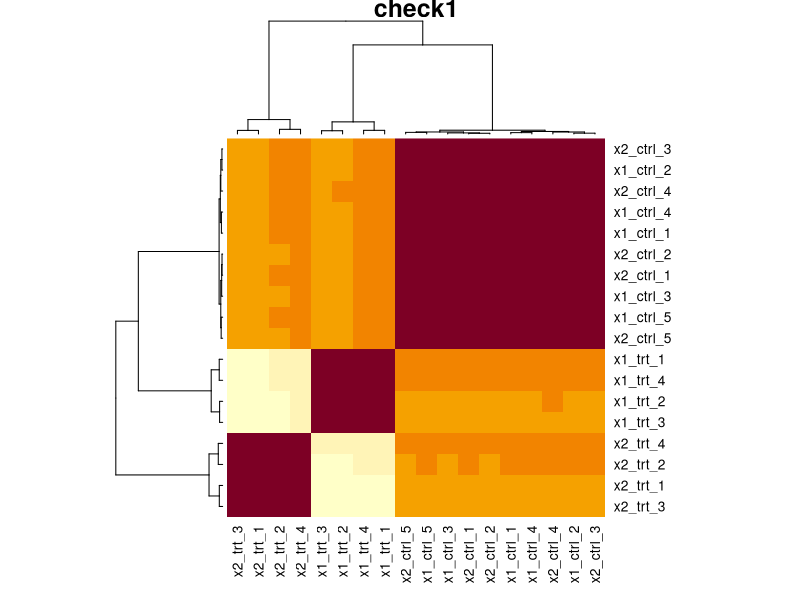
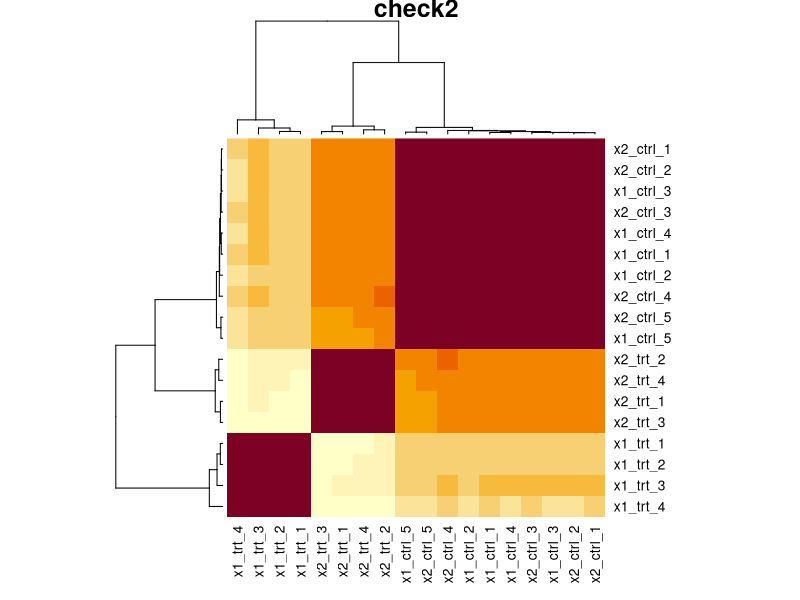
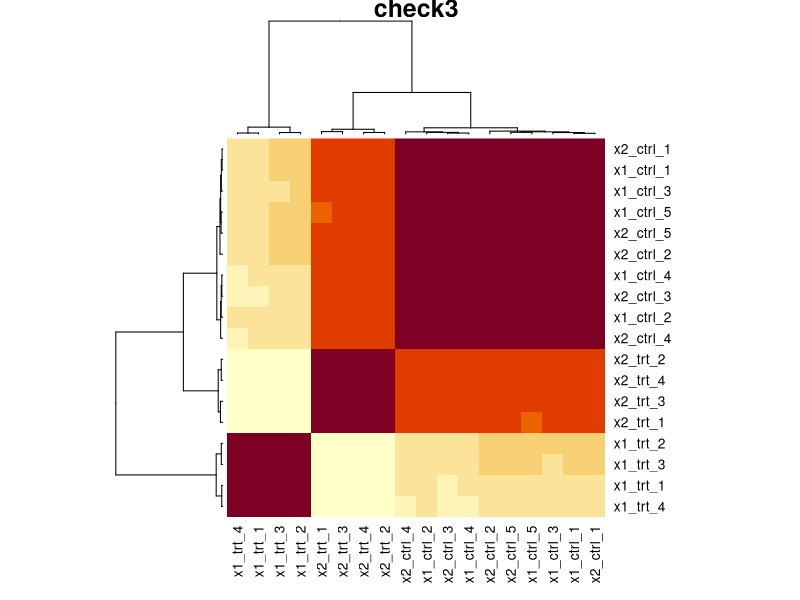

The R source for these figures, in order: (Note: this script raises an error after producing the figures.)
library(edgeR)
library(tidyverse)
library(parallel)

#a is orig expression data
a<-read.table("start_data/ERR2539161/ERR2539161.se.tsv")

########################################
# simulate some gene exression data
########################################
#inputs=(a,N_REPS,SUM_COUNT,
simrna<-function(a,N_REPS,SUM_COUNT,VARIANCE,FRAC_DE,FC) {


N_REPS=5 ; SUM_COUNT=10000000 ; VARIANCE=0.1 ; FRAC_DE=0.1 ; FC=3
df = NULL
for (k in paste0("data",1:(N_REPS*2)))  {
        b<-thinCounts(a,target.size=SUM_COUNT)
        colnames(b)=k
        df = cbind(df,b)
     }
#Number of differential genes
NDIF=round(nrow(df)*FRAC_DE)

if (VARIANCE>0) {
  #create some random values centred around 1 with some% error
  rand<-matrix(log2(rnorm(nrow(a)*N_REPS*2 , 2, VARIANCE)),ncol=N_REPS*2)
  #incorporate the noise
  df<-round(df*rand)
  #set any negative counts to zero
  df<-apply(df, 2, function(x) {ifelse(x < 0, 0, x)})
} 

if (NDIF>0) {
  message("prep fold changes")
  #Make even
  if ( NDIF%%2==1 ) { print("odd") ; NDIF=NDIF-1 }
  #sample DE genes
  DE_LIST<-sample(rownames(df) , NDIF)
  #split list in half
  UP_DE<-sample(DE_LIST,length(DE_LIST)/2)
  DN_DE<-setdiff(DE_LIST,UP_DE)
  #reformat as df and add fold change
  UP_DE<-as.data.frame(UP_DE)
  UP_DE$V1<-2^FC
  colnames(UP_DE)=c("Gene","FC")
  DN_DE<-as.data.frame(DN_DE)
  DN_DE$V1<-2^-FC
  colnames(DN_DE)=c("Gene","FC")
  ALL_DE<-rbind(DN_DE,UP_DE)
  #Go back to list for downstream work
  UP_DE<-UP_DE$Gene
  DN_DE<-DN_DE$Gene
  message("incorporate changes")
  df2<-merge(df,ALL_DE,by.x=0,by.y="Gene",all.x=T)
  df2[is.na(df2)] <- 1
  rownames(df2)<-df2$Row.names
  df2$Row.names=NULL
} else {
  df2<-as.data.frame( df )
  df2$FC<- 1
  UP_DE=NULL
  DN_DE=NULL
}
ODD_COLS=(2:(ncol(df2)-1))[c(TRUE,FALSE)]
EVEN_COLS=(2:(ncol(df2)-1))[c(FALSE,TRUE)]
controls<-df2[,ODD_COLS]
colnames(controls)=paste0( "ctrl_" ,1:ncol(controls) )
treatments<-round(df2[,EVEN_COLS]*df2$FC)
colnames(treatments)=paste0( "trt_" ,1:ncol(treatments) )
x<-cbind(controls,treatments)
rownames(x)=rownames(df2)
#filter out genes that are not expressed
x<- x[which(rowSums(x)/ncol(x)>10),]
UP_DE<-intersect(UP_DE,rownames(x))
DN_DE<-intersect(DN_DE,rownames(x))
xx <- list("x" = x, "UP_DE" = UP_DE, "DN_DE" = DN_DE )

xx
}
#simrna(a,N_REPS,SUM_COUNT,VARIANCE,FRAC_DE,FC)
#working examples
#xx<-simrna(a,5,10000000,0.2,20)  
#xxx<-lapply(list(a,a,a), simrna, 5, 10000000, 0.2, 20)
#xxx<-replicate(2,simrna(a,5,10000000,0.2,20))

#Thanks Gray Calhoun gcalhoun@iastate.edu for the following function
RepParallel <- function(n, expr, simplify = "array",...) {
      answer <-
        mclapply(integer(n), eval.parent(substitute(function(...) expr)),...)
      if (!identical(simplify, FALSE) && length(answer)) 
        return(simplify2array(answer, higher = (simplify == "array")))
      else return(answer)
    }
#xxx<-RepParallel(10,simrna(a,5,10000000,0.2,20), simplify=F, mc.cores = detectCores() )

#################################################
# define edgeR function
##################################################
edger<-function(y) {
res=NULL
label="simulate"
samplesheet<-as.data.frame(colnames(y))
colnames(samplesheet)="sample"
samplesheet$trt<-as.numeric(grepl("trt",colnames(y)))
design<-model.matrix(~samplesheet$trt)
rownames(design)=samplesheet$sample
y<-y[which(rowSums(y)/ncol(y)>=(10)),]
z<-DGEList(counts=y)
z<-calcNormFactors(z)
z<-estimateDisp(z, design,robust=TRUE,prior.df=1)
fit<-glmFit(z, design)
lrt<-glmLRT(fit)
dge<-as.data.frame(topTags(lrt,n=Inf))
dge$dispersion<-lrt$dispersion
dge<-merge(dge,lrt$fitted.values,by='row.names')
rownames(dge)=dge$Row.names
dge$Row.names=NULL
dge<-merge(dge,z$counts,by='row.names')
dge<-dge[order(dge$PValue),]
dge2<-subset(dge,FDR<0.05)

up_de<-dge2[which(dge2$logFC>1),1]
dn_de<-dge2[which(dge2$logFC<1),1]

res <- list("dge" = dge, "up_de" = up_de, "dn_de" = dn_de)
res
}

##################################
# aggregate script
##################################
agg_edger<-function(a,N_REPS,SUM_COUNT,VARIANCE,FRAC_DE,FC,SIMS) {
#N_REPS=5 ; SUM_COUNT=10000000 ; VARIANCE=0.3 ; FRAC_DE=0.2 ; FC=1 ; SIMS=10
xxx<-RepParallel(SIMS,simrna(a,N_REPS,SUM_COUNT,VARIANCE,FRAC_DE,FC), simplify=F, mc.cores = detectCores() )
dge<-mclapply( sapply(xxx,"[",1) , edger, mc.cores = detectCores() )
ups<-sapply(xxx,"[",2)
dns<-sapply(xxx,"[",3)
ups_edger<-sapply(dge,"[",2)
dns_edger<-sapply(dge,"[",3)
true_pos_up<-as.numeric(mapply( function(x,y) length(intersect(x,y)) , ups ,  ups_edger ))
true_pos_dn<-as.numeric(mapply( function(x,y) length(intersect(x,y)) , dns ,  dns_edger ))
true_pos<-true_pos_up+true_pos_dn
false_pos_up<-as.numeric(mapply( function(x,y) length(setdiff(x,y)) , ups_edger ,  ups ))
false_pos_dn<-as.numeric(mapply( function(x,y) length(setdiff(x,y)) , dns_edger , dns ))
false_pos<-false_pos_up+false_pos_dn
false_neg_up<-as.numeric(mapply( function(x,y) length(setdiff(x,y)) , ups ,  ups_edger ))
false_neg_dn<-as.numeric(mapply( function(x,y) length(setdiff(x,y)) , dns ,  dns_edger ))
false_neg<-false_neg_up+false_neg_dn
nrows<-as.numeric(lapply( sapply(xxx,"[",1 ), nrow))
true_neg<-nrows-(true_pos+false_pos+false_neg)
edger_res<-cbind(true_pos,false_pos,true_neg,false_neg)
edger_res
}
#res1<-agg_edger(a,N_REPS,SUM_COUNT,VARIANCE,FRAC_DE,FC,SIMS)


#sanity checks
pdf(file="sanity_check.pdf")
x1<-simrna(a,5,10000000,0,0,0)
colnames(x1$x)<-paste("x1",colnames(x1$x),sep="_")
x2<-simrna(a,5,10000000,1,0,0)
colnames(x2$x)<-paste("x2",colnames(x2$x),sep="_")
xx<-merge(x1$x,x2$x,by=0)
heatmap(cor(xx[,2:ncol(xx)]),scale="none",main="check1")

x1<-simrna(a,5,10000000,0,0,0)
colnames(x1$x)<-paste("x1",colnames(x1$x),sep="_")
x2<-simrna(a,5,10000000,0,0.1,1)
colnames(x2$x)<-paste("x2",colnames(x2$x),sep="_")
xx<-merge(x1$x,x2$x,by=0)
heatmap(cor(xx[,2:ncol(xx)]),scale="none",main="check2")

x1<-simrna(a,5,10000000,0,0,0)
colnames(x1$x)<-paste("x1",colnames(x1$x),sep="_")
x2<-simrna(a,5,10000000,1,0.1,1)
colnames(x2$x)<-paste("x2",colnames(x2$x),sep="_")
xx<-merge(x1$x,x2$x,by=0)
heatmap(cor(xx[,2:ncol(xx)]),scale="none",main="check3")
dev.off()

###############################################
# 10M reads
###############################################
# No DE just adding noise
res0<-agg_edger(a,5,10000000,0,   0,0,10)
res1<-agg_edger(a,5,10000000,0.2, 0,0,10)
res2<-agg_edger(a,5,10000000,0.4, 0,0,10)
res3<-agg_edger(a,5,10000000,0.6, 0,0,10)
res4<-agg_edger(a,5,10000000,0.8, 0,0,10)
res5<-agg_edger(a,5,10000000,1,   0,0,10)
res6<-agg_edger(a,5,10000000,1.5, 0,0,10)
res7<-agg_edger(a,5,10000000,2,   0,0,10)
res <- list("v0"=res0,"v0.2"=res1,"v0.4"=res2,"v0.6"=res3,"v0.8"=res4,"v1"=res5,"v1.5"=res6,"v2"=res7)
#lapply( res_0de , colMeans)
smm<-t(matrix(unlist(lapply( res , colMeans)),nrow=4))
colnames(smm)=c("true_pos","false_pos","true_neg","false_neg")
rownames(smm)=c("v0","v0.2","v0.4","v0.6","v0.8","v1","v1.5","v2")
smm<-as.data.frame(smm)
smm$p<-smm$true_pos/(smm$true_pos+smm$false_pos)
smm$r<-smm$true_pos/(smm$true_pos+smm$false_neg)
smm$f<-2*smm$p*smm$r/(smm$p+smm$r)
smm_0de<-smm

res0<-agg_edger(a,5,10000000,0,   0.05,1,10)
res1<-agg_edger(a,5,10000000,0.2, 0.05,1,10)
res2<-agg_edger(a,5,10000000,0.4, 0.05,1,10)
res3<-agg_edger(a,5,10000000,0.6, 0.05,1,10)
res4<-agg_edger(a,5,10000000,0.8, 0.05,1,10)
res5<-agg_edger(a,5,10000000,1,   0.05,1,10)
res6<-agg_edger(a,5,10000000,1.5, 0.05,1,10)
res7<-agg_edger(a,5,10000000,2,   0.05,1,10)
res <- list("v0"=res0,"v0.2"=res1,"v0.4"=res2,"v0.6"=res3,"v0.8"=res4,"v1"=res5,"v1.5"=res6,"v2"=res7)
#lapply( res_0de , colMeans)
smm<-t(matrix(unlist(lapply( res , colMeans)),nrow=4))
colnames(smm)=c("true_pos","false_pos","true_neg","false_neg")
rownames(smm)=c("v0","v0.2","v0.4","v0.6","v0.8","v1","v1.5","v2")
smm<-as.data.frame(smm)
smm$p<-smm$true_pos/(smm$true_pos+smm$false_pos)
smm$r<-smm$true_pos/(smm$true_pos+smm$false_neg)
smm$f<-2*smm$p*smm$r/(smm$p+smm$r)
smm_1de<-smm

res0<-agg_edger(a,5,10000000,0,   0.1,1,10)
res1<-agg_edger(a,5,10000000,0.2, 0.1,1,10)
res2<-agg_edger(a,5,10000000,0.4, 0.1,1,10)
res3<-agg_edger(a,5,10000000,0.6, 0.1,1,10)
res4<-agg_edger(a,5,10000000,0.8, 0.1,1,10)
res5<-agg_edger(a,5,10000000,1,   0.1,1,10)
res6<-agg_edger(a,5,10000000,1.5, 0.1,1,10)
res7<-agg_edger(a,5,10000000,2,   0.1,1,10)
res <- list("v0"=res0,"v0.2"=res1,"v0.4"=res2,"v0.6"=res3,"v0.8"=res4,"v1"=res5,"v1.5"=res6,"v2"=res7)
#lapply( res_0de , colMeans)
smm<-t(matrix(unlist(lapply( res , colMeans)),nrow=4))
colnames(smm)=c("true_pos","false_pos","true_neg","false_neg")
rownames(smm)=c("v0","v0.2","v0.4","v0.6","v0.8","v1","v1.5","v2")
smm<-as.data.frame(smm)
smm$p<-smm$true_pos/(smm$true_pos+smm$false_pos)
smm$r<-smm$true_pos/(smm$true_pos+smm$false_neg)
smm$f<-2*smm$p*smm$r/(smm$p+smm$r)
smm_2de<-smm

res0<-agg_edger(a,5,10000000,0,   0.25,1,10)
res1<-agg_edger(a,5,10000000,0.2, 0.25,1,10)
res2<-agg_edger(a,5,10000000,0.4, 0.25,1,10)
res3<-agg_edger(a,5,10000000,0.6, 0.25,1,10)
res4<-agg_edger(a,5,10000000,0.8, 0.25,1,10)
res5<-agg_edger(a,5,10000000,1,   0.25,1,10)
res6<-agg_edger(a,5,10000000,1.5, 0.25,1,10)
res7<-agg_edger(a,5,10000000,2,   0.25,1,10)
res <- list("v0"=res0,"v0.2"=res1,"v0.4"=res2,"v0.6"=res3,"v0.8"=res4,"v1"=res5,"v1.5"=res6,"v2"=res7)
#lapply( res_0de , colMeans)
smm<-t(matrix(unlist(lapply( res , colMeans)),nrow=4))
colnames(smm)=c("true_pos","false_pos","true_neg","false_neg")
rownames(smm)=c("v0","v0.2","v0.4","v0.6","v0.8","v1","v1.5","v2")
smm<-as.data.frame(smm)
smm$p<-smm$true_pos/(smm$true_pos+smm$false_pos)
smm$r<-smm$true_pos/(smm$true_pos+smm$false_neg)
smm$f<-2*smm$p*smm$r/(smm$p+smm$r)
smm_3de<-smm

pdf(file="10Mreads.pdf")
par(mfrow=c(2,4))

barplot(prop.table(as.matrix(t(apply(smm_0de[,1:4],2,rev))),2),las=1,
 ylab="Added noise",horiz=T,xlab="Gene proportion",main="10M reads no DGEs",
 legend.text = TRUE,args.legend=list(x="topright",bty="n",inset=c(-0.05, 0)))

barplot(prop.table(as.matrix(t(apply(smm_1de[,1:4],2,rev))),2),las=1,
 ylab="Added noise",horiz=T,xlab="Gene proportion",main="10M reads 5% DGEs",
 legend.text = FALSE,args.legend=list(x="topright",bty="n",inset=c(-0.05, 0)))

barplot(prop.table(as.matrix(t(apply(smm_2de[,1:4],2,rev))),2),las=1,
 ylab="Added noise",horiz=T,xlab="Gene proportion",main="10M reads 10% DGEs",
 legend.text = FALSE,args.legend=list(x="topright",bty="n",inset=c(-0.05, 0)))

barplot(prop.table(as.matrix(t( apply(smm_3de[,1:4],2,rev) )),2),las=1,
 ylab="Added noise",horiz=T,xlab="Gene proportion",main="10M reads 25% DGEs",
 legend.text = FALSE,args.legend=list(x="topright",bty="n",inset=c(-0.05, 0)))

dotchart(rev(smm_0de$f),pch=19,labels=rev(rownames(smm)),xlim=c(0,1),main="10M reads no DGEs")
legend("topright", pch = c(19,19,19), col = c("black", "red", "blue"),legend = c("F1","p","r"))
points(rev(smm_0de$p),1:8,pch=19,col="red")
points(rev(smm_0de$r),1:8,pch=19,col="blue")
points(rev(smm$f),1:8,pch=19,col="black")

dotchart(rev(smm_1de$f),pch=19,labels=rev(rownames(smm)),xlim=c(0,1),main="10M reads 5% DGEs")
#legend("topright", pch = c(19,19,19), col = c("black", "red", "blue"),legend = c("F1","p","r"))
points(rev(smm_1de$p),1:8,pch=19,col="red")
points(rev(smm_1de$r),1:8,pch=19,col="blue")
points(rev(smm$f),1:8,pch=19,col="black")

dotchart(rev(smm_2de$f),pch=19,labels=rev(rownames(smm)),xlim=c(0,1),main="10M reads 10% DGEs")
#legend("topright", pch = c(19,19,19), col = c("black", "red", "blue"),legend = c("F1","p","r"))
points(rev(smm_2de$p),1:8,pch=19,col="red")
points(rev(smm_2de$r),1:8,pch=19,col="blue")
points(rev(smm_2de$f),1:8,pch=19,col="black")

dotchart(rev(smm_3de$f),pch=19,labels=rev(rownames(smm)),xlim=c(0,1),main="10M reads 25% DGEs")
#legend("topright", pch = c(19,19,19), col = c("black", "red", "blue"),legend = c("F1","p","r"))
points(rev(smm_3de$p),1:8,pch=19,col="red")
points(rev(smm_3de$r),1:8,pch=19,col="blue")
points(rev(smm_3de$f),1:8,pch=19,col="black")

dev.off()

###############################################
# 100M reads
###############################################

# No DE just adding noise
res0<-agg_edger(a,5,100000000,0,   0,0,10)
res1<-agg_edger(a,5,100000000,0.2, 0,0,10)
res2<-agg_edger(a,5,100000000,0.4, 0,0,10)
res3<-agg_edger(a,5,100000000,0.6, 0,0,10)
res4<-agg_edger(a,5,100000000,0.8, 0,0,10)
res5<-agg_edger(a,5,100000000,1,   0,0,10)
res6<-agg_edger(a,5,100000000,1.5, 0,0,10)
res7<-agg_edger(a,5,100000000,2,   0,0,10)
res <- list("v0"=res0,"v0.2"=res1,"v0.4"=res2,"v0.6"=res3,"v0.8"=res4,"v1"=res5,"v1.5"=res6,"v2"=res7)
#lapply( res_0de , colMeans)
smm<-t(matrix(unlist(lapply( res , colMeans)),nrow=4))
colnames(smm)=c("true_pos","false_pos","true_neg","false_neg")
rownames(smm)=c("v0","v0.2","v0.4","v0.6","v0.8","v1","v1.5","v2")
smm<-as.data.frame(smm)
smm$p<-smm$true_pos/(smm$true_pos+smm$false_pos)
smm$r<-smm$true_pos/(smm$true_pos+smm$false_neg)
smm$f<-2*smm$p*smm$r/(smm$p+smm$r)
smm_0de<-smm

res0<-agg_edger(a,5,100000000,0,   0.05,1,10)
res1<-agg_edger(a,5,100000000,0.2, 0.05,1,10)
res2<-agg_edger(a,5,100000000,0.4, 0.05,1,10)
res3<-agg_edger(a,5,100000000,0.6, 0.05,1,10)
res4<-agg_edger(a,5,100000000,0.8, 0.05,1,10)
res5<-agg_edger(a,5,100000000,1,   0.05,1,10)
res6<-agg_edger(a,5,100000000,1.5, 0.05,1,10)
res7<-agg_edger(a,5,100000000,2,   0.05,1,10)
res <- list("v0"=res0,"v0.2"=res1,"v0.4"=res2,"v0.6"=res3,"v0.8"=res4,"v1"=res5,"v1.5"=res6,"v2"=res7)
smm<-t(matrix(unlist(lapply( res , colMeans)),nrow=4))
colnames(smm)=c("true_pos","false_pos","true_neg","false_neg")
rownames(smm)=c("v0","v0.2","v0.4","v0.6","v0.8","v1","v1.5","v2")
smm<-as.data.frame(smm)
smm$p<-smm$true_pos/(smm$true_pos+smm$false_pos)
smm$r<-smm$true_pos/(smm$true_pos+smm$false_neg)
smm$f<-2*smm$p*smm$r/(smm$p+smm$r)
smm_1de<-smm

res0<-agg_edger(a,5,100000000,0,   0.1,1,10)
res1<-agg_edger(a,5,100000000,0.2, 0.1,1,10)
res2<-agg_edger(a,5,100000000,0.4, 0.1,1,10)
res3<-agg_edger(a,5,100000000,0.6, 0.1,1,10)
res4<-agg_edger(a,5,100000000,0.8, 0.1,1,10)
res5<-agg_edger(a,5,100000000,1,   0.1,1,10)
res6<-agg_edger(a,5,100000000,1.5, 0.1,1,10)
res7<-agg_edger(a,5,100000000,2,   0.1,1,10)
res <- list("v0"=res0,"v0.2"=res1,"v0.4"=res2,"v0.6"=res3,"v0.8"=res4,"v1"=res5,"v1.5"=res6,"v2"=res7)
smm<-t(matrix(unlist(lapply( res , colMeans)),nrow=4))
colnames(smm)=c("true_pos","false_pos","true_neg","false_neg")
rownames(smm)=c("v0","v0.2","v0.4","v0.6","v0.8","v1","v1.5","v2")
smm<-as.data.frame(smm)
smm$p<-smm$true_pos/(smm$true_pos+smm$false_pos)
smm$r<-smm$true_pos/(smm$true_pos+smm$false_neg)
smm$f<-2*smm$p*smm$r/(smm$p+smm$r)
smm_2de<-smm

res0<-agg_edger(a,5,100000000,0,   0.25,1,10)
res1<-agg_edger(a,5,100000000,0.2, 0.25,1,10)
res2<-agg_edger(a,5,100000000,0.4, 0.25,1,10)
res3<-agg_edger(a,5,100000000,0.6, 0.25,1,10)
res4<-agg_edger(a,5,100000000,0.8, 0.25,1,10)
res5<-agg_edger(a,5,100000000,1,   0.25,1,10)
res6<-agg_edger(a,5,100000000,1.5, 0.25,1,10)
res7<-agg_edger(a,5,100000000,2,   0.25,1,10)
res <- list("v0"=res0,"v0.2"=res1,"v0.4"=res2,"v0.6"=res3,"v0.8"=res4,"v1"=res5,"v1.5"=res6,"v2"=res7)
smm<-t(matrix(unlist(lapply( res , colMeans)),nrow=4))
colnames(smm)=c("true_pos","false_pos","true_neg","false_neg")
rownames(smm)=c("v0","v0.2","v0.4","v0.6","v0.8","v1","v1.5","v2")
smm<-as.data.frame(smm)
smm$p<-smm$true_pos/(smm$true_pos+smm$false_pos)
smm$r<-smm$true_pos/(smm$true_pos+smm$false_neg)
smm$f<-2*smm$p*smm$r/(smm$p+smm$r)
smm_3de<-smm

pdf(file="100Mreads.pdf")
par(mfrow=c(2,4))

barplot(prop.table(as.matrix(t(apply(smm_0de[,1:4],2,rev))),2),las=1,
 ylab="Added noise",horiz=T,xlab="Gene proportion",main="100M reads no DGEs",
 legend.text = TRUE,args.legend=list(x="topright",bty="n",inset=c(-0.05, 0)))

barplot(prop.table(as.matrix(t(apply(smm_1de[,1:4],2,rev))),2),las=1,
 ylab="Added noise",horiz=T,xlab="Gene proportion",main="100M reads 5% DGEs",
 legend.text = FALSE,args.legend=list(x="topright",bty="n",inset=c(-0.05, 0)))


barplot(prop.table(as.matrix(t(apply(smm_2de[,1:4],2,rev))),2),las=1,
 ylab="Added noise",horiz=T,xlab="Gene proportion",main="100M reads 10% DGEs",
 legend.text = FALSE,args.legend=list(x="topright",bty="n",inset=c(-0.05, 0)))

barplot(prop.table(as.matrix(t( apply(smm_3de[,1:4],2,rev) )),2),las=1,
 ylab="Added noise",horiz=T,xlab="Gene proportion",main="100M reads 25% DGEs",
 legend.text = FALSE,args.legend=list(x="topright",bty="n",inset=c(-0.05, 0)))

dotchart(rev(smm_0de$f),pch=19,labels=rev(rownames(smm)),xlim=c(0,1),main="100M reads no DGEs")
legend("topright", pch = c(19,19,19), col = c("black", "red", "blue"),legend = c("F1","p","r"))
points(rev(smm_0de$p),1:8,pch=19,col="red")
points(rev(smm_0de$r),1:8,pch=19,col="blue")
points(rev(smm$f),1:8,pch=19,col="black")

dotchart(rev(smm_1de$f),pch=19,labels=rev(rownames(smm)),xlim=c(0,1),main="100M reads 5% DGEs")
#legend("topright", pch = c(19,19,19), col = c("black", "red", "blue"),legend = c("F1","p","r"))
points(rev(smm_1de$p),1:8,pch=19,col="red")
points(rev(smm_1de$r),1:8,pch=19,col="blue")
points(rev(smm$f),1:8,pch=19,col="black")

dotchart(rev(smm_2de$f),pch=19,labels=rev(rownames(smm)),xlim=c(0,1),main="100M reads 10% DGEs")
#legend("topright", pch = c(19,19,19), col = c("black", "red", "blue"),legend = c("F1","p","r"))
points(rev(smm_2de$p),1:8,pch=19,col="red")
points(rev(smm_2de$r),1:8,pch=19,col="blue")
points(rev(smm_2de$f),1:8,pch=19,col="black")

dotchart(rev(smm_3de$f),pch=19,labels=rev(rownames(smm)),xlim=c(0,1),main="100M reads 25% DGEs")
#legend("topright", pch = c(19,19,19), col = c("black", "red", "blue"),legend = c("F1","p","r"))
points(rev(smm_3de$p),1:8,pch=19,col="red")
points(rev(smm_3de$r),1:8,pch=19,col="blue")
points(rev(smm_3de$f),1:8,pch=19,col="black")

dev.off()

###############################################
# 366995911 reads
###############################################

# No DE just adding noise
res0<-agg_edger(a,5,366995911,0,   0,0,10)
res1<-agg_edger(a,5,366995911,0.2, 0,0,10)
res2<-agg_edger(a,5,366995911,0.4, 0,0,10)
res3<-agg_edger(a,5,366995911,0.6, 0,0,10)
res4<-agg_edger(a,5,366995911,0.8, 0,0,10)
res5<-agg_edger(a,5,366995911,1,   0,0,10)
res6<-agg_edger(a,5,366995911,1.5, 0,0,10)
res7<-agg_edger(a,5,366995911,2,   0,0,10)
res <- list("v0"=res0,"v0.2"=res1,"v0.4"=res2,"v0.6"=res3,"v0.8"=res4,"v1"=res5,"v1.5"=res6,"v2"=res7)
#lapply( res_0de , colMeans)
smm<-t(matrix(unlist(lapply( res , colMeans)),nrow=4))
colnames(smm)=c("true_pos","false_pos","true_neg","false_neg")
rownames(smm)=c("v0","v0.2","v0.4","v0.6","v0.8","v1","v1.5","v2")
smm<-as.data.frame(smm)
smm$p<-smm$true_pos/(smm$true_pos+smm$false_pos)
smm$r<-smm$true_pos/(smm$true_pos+smm$false_neg)
smm$f<-2*smm$p*smm$r/(smm$p+smm$r)
smm_0de<-smm

res0<-agg_edger(a,5,366995911,0,   0.05,1,10)
res1<-agg_edger(a,5,366995911,0.2, 0.05,1,10)
res2<-agg_edger(a,5,366995911,0.4, 0.05,1,10)
res3<-agg_edger(a,5,366995911,0.6, 0.05,1,10)
res4<-agg_edger(a,5,366995911,0.8, 0.05,1,10)
res5<-agg_edger(a,5,366995911,1,   0.05,1,10)
res6<-agg_edger(a,5,366995911,1.5, 0.05,1,10)
res7<-agg_edger(a,5,366995911,2,   0.05,1,10)
res <- list("v0"=res0,"v0.2"=res1,"v0.4"=res2,"v0.6"=res3,"v0.8"=res4,"v1"=res5,"v1.5"=res6,"v2"=res7)
smm<-t(matrix(unlist(lapply( res , colMeans)),nrow=4))
colnames(smm)=c("true_pos","false_pos","true_neg","false_neg")
rownames(smm)=c("v0","v0.2","v0.4","v0.6","v0.8","v1","v1.5","v2")
smm<-as.data.frame(smm)
smm$p<-smm$true_pos/(smm$true_pos+smm$false_pos)
smm$r<-smm$true_pos/(smm$true_pos+smm$false_neg)
smm$f<-2*smm$p*smm$r/(smm$p+smm$r)
smm_1de<-smm

res0<-agg_edger(a,5,366995911,0,   0.1,1,10)
res1<-agg_edger(a,5,366995911,0.2, 0.1,1,10)
res2<-agg_edger(a,5,366995911,0.4, 0.1,1,10)
res3<-agg_edger(a,5,366995911,0.6, 0.1,1,10)
res4<-agg_edger(a,5,366995911,0.8, 0.1,1,10)
res5<-agg_edger(a,5,366995911,1,   0.1,1,10)
res6<-agg_edger(a,5,366995911,1.5, 0.1,1,10)
res7<-agg_edger(a,5,366995911,2,   0.1,1,10)
res <- list("v0"=res0,"v0.2"=res1,"v0.4"=res2,"v0.6"=res3,"v0.8"=res4,"v1"=res5,"v1.5"=res6,"v2"=res7)
smm<-t(matrix(unlist(lapply( res , colMeans)),nrow=4))
colnames(smm)=c("true_pos","false_pos","true_neg","false_neg")
rownames(smm)=c("v0","v0.2","v0.4","v0.6","v0.8","v1","v1.5","v2")
smm<-as.data.frame(smm)
smm$p<-smm$true_pos/(smm$true_pos+smm$false_pos)
smm$r<-smm$true_pos/(smm$true_pos+smm$false_neg)
smm$f<-2*smm$p*smm$r/(smm$p+smm$r)
smm_2de<-smm

res0<-agg_edger(a,5,366995911,0,   0.25,1,10)
res1<-agg_edger(a,5,366995911,0.2, 0.25,1,10)
res2<-agg_edger(a,5,366995911,0.4, 0.25,1,10)
res3<-agg_edger(a,5,366995911,0.6, 0.25,1,10)
res4<-agg_edger(a,5,366995911,0.8, 0.25,1,10)
res5<-agg_edger(a,5,366995911,1,   0.25,1,10)
res6<-agg_edger(a,5,366995911,1.5, 0.25,1,10)
res7<-agg_edger(a,5,366995911,2,   0.25,1,10)
res <- list("v0"=res0,"v0.2"=res1,"v0.4"=res2,"v0.6"=res3,"v0.8"=res4,"v1"=res5,"v1.5"=res6,"v2"=res7)
smm<-t(matrix(unlist(lapply( res , colMeans)),nrow=4))
colnames(smm)=c("true_pos","false_pos","true_neg","false_neg")
rownames(smm)=c("v0","v0.2","v0.4","v0.6","v0.8","v1","v1.5","v2")
smm<-as.data.frame(smm)
smm$p<-smm$true_pos/(smm$true_pos+smm$false_pos)
smm$r<-smm$true_pos/(smm$true_pos+smm$false_neg)
smm$f<-2*smm$p*smm$r/(smm$p+smm$r)
smm_3de<-smm

pdf(file="367Mreads.pdf")
par(mfrow=c(2,4))

barplot(prop.table(as.matrix(t(apply(smm_0de[,1:4],2,rev))),2),las=1,
 ylab="Added noise",horiz=T,xlab="Gene proportion",main="367M reads no DGEs",
 legend.text = TRUE,args.legend=list(x="topright",bty="n",inset=c(-0.05, 0)))

barplot(prop.table(as.matrix(t(apply(smm_1de[,1:4],2,rev))),2),las=1,
 ylab="Added noise",horiz=T,xlab="Gene proportion",main="367M reads 5% DGEs",
 legend.text = FALSE,args.legend=list(x="topright",bty="n",inset=c(-0.05, 0)))


barplot(prop.table(as.matrix(t(apply(smm_2de[,1:4],2,rev))),2),las=1,
 ylab="Added noise",horiz=T,xlab="Gene proportion",main="367M reads 10% DGEs",
 legend.text = FALSE,args.legend=list(x="topright",bty="n",inset=c(-0.05, 0)))

barplot(prop.table(as.matrix(t( apply(smm_3de[,1:4],2,rev) )),2),las=1,
 ylab="Added noise",horiz=T,xlab="Gene proportion",main="367M reads 25% DGEs",
 legend.text = FALSE,args.legend=list(x="topright",bty="n",inset=c(-0.05, 0)))

dotchart(rev(smm_0de$f),pch=19,labels=rev(rownames(smm)),xlim=c(0,1),main="367M reads no DGEs")
legend("topright", pch = c(19,19,19), col = c("black", "red", "blue"),legend = c("F1","p","r"))
points(rev(smm_0de$p),1:8,pch=19,col="red")
points(rev(smm_0de$r),1:8,pch=19,col="blue")
points(rev(smm$f),1:8,pch=19,col="black")

dotchart(rev(smm_1de$f),pch=19,labels=rev(rownames(smm)),xlim=c(0,1),main="367M reads 5% DGEs")
#legend("topright", pch = c(19,19,19), col = c("black", "red", "blue"),legend = c("F1","p","r"))
points(rev(smm_1de$p),1:8,pch=19,col="red")
points(rev(smm_1de$r),1:8,pch=19,col="blue")
points(rev(smm$f),1:8,pch=19,col="black")

dotchart(rev(smm_2de$f),pch=19,labels=rev(rownames(smm)),xlim=c(0,1),main="367M reads 10% DGEs")
#legend("topright", pch = c(19,19,19), col = c("black", "red", "blue"),legend = c("F1","p","r"))
points(rev(smm_2de$p),1:8,pch=19,col="red")
points(rev(smm_2de$r),1:8,pch=19,col="blue")
points(rev(smm_2de$f),1:8,pch=19,col="black")

dotchart(rev(smm_3de$f),pch=19,labels=rev(rownames(smm)),xlim=c(0,1),main="36M reads 25% DGEs")
#legend("topright", pch = c(19,19,19), col = c("black", "red", "blue"),legend = c("F1","p","r"))
points(rev(smm_3de$p),1:8,pch=19,col="red")
points(rev(smm_3de$r),1:8,pch=19,col="blue")
points(rev(smm_3de$f),1:8,pch=19,col="black")

dev.off()


save.image(file="simde.RData")
